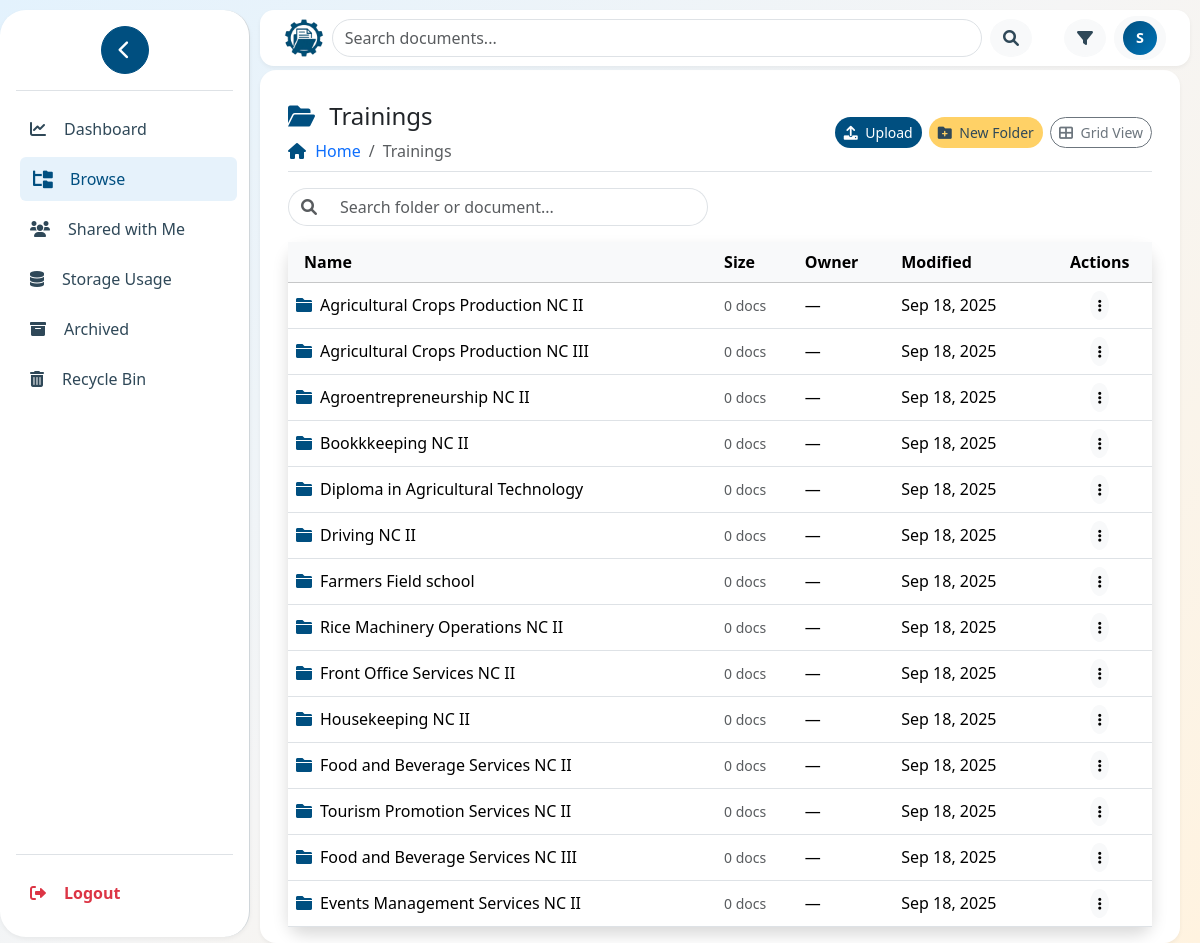
Page /documents/browse.php?folder=39 (signed in) on the committed database.
### tables this page shows
CREATE TABLE `folders` (
  `id` int(11) NOT NULL,
  `name` varchar(255) NOT NULL,
  `description` text DEFAULT NULL,
  `color` varchar(20) DEFAULT '#007bff',
  `parent_id` int(11) DEFAULT NULL,
  `level` int(11) DEFAULT 0,
  `sort_order` int(11) DEFAULT 0,
  `created_by` int(11) DEFAULT NULL,
  `created_at` datetime DEFAULT current_timestamp()
);

### api/api_browse.php (called while the page is built, shortened)
<?php
require_once '../includes/auth_check.php';
require_once '../includes/functions.php';
$current_folder_id = $_GET['folder'] ?? null;
if ($current_folder_id) {
    $folder_fetch = $db->prepare("SELECT * FROM folders WHERE id = ?");
    $folder_fetch->execute([$current_folder_id]);
    $current_folder = $folder_fetch->fetch();
}
$breadcrumb = $current_folder_id ? getFolderPath($db, $current_folder_id) : [];
$subfolders = $db->query("
    SELECT f.*, COUNT(DISTINCT d.id) as document_count,
           (SELECT COUNT(*) FROM folders WHERE parent_id = f.id) as subfolder_count
    FROM folders f
    LEFT JOIN documents d ON f.id = d.folder_id AND (d.is_deleted IS NULL OR d.is_deleted = 0)
    WHERE f.parent_id " . ($current_folder_id ? "= " . (int)$current_folder_id : "IS NULL") . "
    GROUP BY f.id
    ORDER BY f.sort_order, f.name
")->fetchAll();
?>

### includes/functions.php (called while the page is built)
<?php
function getFolderPath($db, $folderId) {
    $path = [];
    while ($folderId) {
        $stmt = $db->prepare("SELECT id, name, parent_id FROM folders WHERE id = ?");
        $stmt->execute([$folderId]);
        $folder = $stmt->fetch(PDO::FETCH_ASSOC);
        if ($folder) {
            $path[] = $folder;
            $folderId = $folder['parent_id'];
        } else {
            break;
        }
    }
    return array_reverse($path);
}
?>

### includes/auth_check.php (called while the page is built, shortened)
<?php
function isAdmin() {
    return isset($_SESSION['user_role']) &&
           in_array($_SESSION['user_role'], ['admin', 'superadmin'], true);
}
?>

### documents/browse.php (the view, shortened to what this page needs)
<?php
include '../api/api_browse.php';
include '../includes/header.php';
$view = $_GET['view'] ?? 'list';
?>
<div class="container-fluid">
    <div class="pt-3 pb-2 mb-3 border-bottom d-flex justify-content-between align-items-center flex-wrap">
        <div>
            <h1 class="h4 mb-0">
                <i class="fas fa-folder-open me-2" style="color: #004F80;"></i>
                <?php echo $current_folder ? htmlspecialchars($current_folder['name']) : 'All Documents'; ?>
            </h1>
            <nav aria-label="breadcrumb" class="mt-2">
                <ol class="breadcrumb mb-0">
                    <li class="breadcrumb-item">
                        <a href="browse.php" style="text-decoration:none;">
                            <i class="fas fa-home" style="color:#004F80;margin-right:5px;"></i> Home
                        </a>
                    </li>
                    <?php foreach ($breadcrumb as $index => $crumb): ?>
                        <li class="breadcrumb-item <?php echo $index == count($breadcrumb) - 1 ? 'active' : ''; ?>">
                            <?php if ($index == count($breadcrumb) - 1): ?>
                                <?php echo htmlspecialchars($crumb['name']); ?>
                            <?php else: ?>
                                <a href="browse.php?folder=<?php echo $crumb['id']; ?>" style="text-decoration:none;color:black;">
                                    <?php echo htmlspecialchars($crumb['name']); ?>
                                </a>
                            <?php endif; ?>
                        </li>
                    <?php endforeach; ?>
                </ol>
            </nav>
        </div>
        <div class="btn-toolbar gap-2">
            <div class="btn-group">
                <button class="btn btn-sm rounded-pill me-2" style="background-color:#004F80;color:white;" data-bs-toggle="modal" data-bs-target="#uploadModal">
                    <i class="fas fa-upload me-1"></i> Upload
                </button>
                <?php if (isAdmin()): ?>
                    <button class="btn btn-sm rounded-pill me-2" style="background-color:#FFD166;color:#2F4858;" data-bs-toggle="modal" data-bs-target="#createFolderModal">
                        <i class="fas fa-folder-plus me-1"></i> New Folder
                    </button>
                <?php endif; ?>
                <button id="toggleViewBtn" class="btn btn-sm btn-outline-secondary rounded-pill">
                </button>
            </div>
        </div>
    </div>
    <div class="row mb-3">
        <div class="col-md-6">
            <div class="input-group">
                <span class="input-group-text bg-white border-end-0 rounded-start-pill">
                    <i class="fas fa-search text-muted"></i>
                </span>
                <input type="text" id="folderSearch" class="form-control border-start-0 rounded-end-pill" placeholder="Search folder or document...">
            </div>
        </div>
    </div>
    <div id="listView" class="<?php echo $view === 'grid' ? 'd-none' : ''; ?>">
        <?php if (!empty($subfolders) || !empty($documents)): ?>
            <div class="mt-3 shadow rounded-4 border-0">
                <table class="table table-hover align-middle mb-0">
                    <thead class="table-light">
                        <tr>
                            <th class="ps-3">Name</th>
                            <th>Size</th>
                            <th>Owner</th>
                            <th>Modified</th>
                            <th class="text-center">Actions</th>
                        </tr>
                    </thead>
                    <tbody>
                        <?php foreach ($subfolders as $folder): ?>
                            <tr ondblclick="window.location.href='browse.php?folder=<?= $folder['id'] ?>'" style="cursor:pointer;">
                                <td><i class="fas fa-folder me-2" style="color:<?= $folder['color'] ?>"></i><?= htmlspecialchars($folder['name']) ?></td>
                                <td><small class="text-muted"><?= ($folder['document_count'] ?? 0) ?> docs</small></td>
                                <td><?= htmlspecialchars($folder['owner'] ?? '—') ?></td>
                                <td><?= date('M j, Y', strtotime($folder['created_at'])) ?></td>
                                <td class="text-center">
                                <?php if (isAdmin()): ?>
                                    <div class="dropdown">
                                        <button class="btn btn-light btn-sm rounded-circle" type="button" data-bs-toggle="dropdown" style="border:none;">
                                            <i class="fas fa-ellipsis-v"></i>
                                        </button>
                                    </div>
                                <?php endif; ?>
                            </td>
                        </tr>
                        <?php endforeach; ?>
                    </tbody>
                </table>
            </div>
        <?php endif; ?>
    </div>
</div>

### assets/css/header.css (style rules this page uses)
:root { --primary-color: #004F80; --secondary-color: #2AB7CA; --dark-color: #2F4858; --light-color: #F4F6F8; --white: #FFFFFF; --border-color: #D0D6DA; --hover-color: #E6F2F8; --shadow: 0 2px 4px rgba(0,0,0,0.05); --shadow-lg: 0 4px 12px rgba(0,0,0,0.1); }
* { margin: 0; padding: 0; box-sizing: border-box; }
html, body { height: 100%; margin: 0; overflow: hidden; font-family: "Segoe UI", Roboto, Arial, sans-serif; background: linear-gradient(135deg, #e3f2fd 0%, #f5f5f5 50%, #fff3e0 100%); color: #1a2332; }
.btn-light { border: 1px solid var(--border-color); transition: all 0.3s ease; }

### rows in the picture
folders: name "Trainings"
folders: name "Agricultural Crops Production NC II", document_count "0", owner "—", created_at "Sep 18, 2025"
folders: name "Agricultural Crops Production NC III", document_count "0", owner "—", created_at "Sep 18, 2025"
folders: name "Agroentrepreneurship NC II", document_count "0", owner "—", created_at "Sep 18, 2025"
folders: name "Bookkkeeping NC II", document_count "0", owner "—", created_at "Sep 18, 2025"
folders: name "Diploma in Agricultural Technology", document_count "0", owner "—", created_at "Sep 18, 2025"
folders: name "Driving NC II", document_count "0", owner "—", created_at "Sep 18, 2025"
folders: name "Farmers Field school", document_count "0", owner "—", created_at "Sep 18, 2025"
folders: name "Rice Machinery Operations NC II", document_count "0", owner "—", created_at "Sep 18, 2025"
folders: name "Front Office Services NC II", document_count "0", owner "—", created_at "Sep 18, 2025"
folders: name "Housekeeping NC II", document_count "0", owner "—", created_at "Sep 18, 2025"
folders: name "Food and Beverage Services NC II", document_count "0", owner "—", created_at "Sep 18, 2025"
folders: name "Tourism Promotion Services NC II", document_count "0", owner "—", created_at "Sep 18, 2025"
folders: name "Food and Beverage Services NC III", document_count "0", owner "—", created_at "Sep 18, 2025"
folders: name "Events Management Services NC II", document_count "0", owner "—", created_at "Sep 18, 2025"

### other values in the picture
$user_initial "S"
